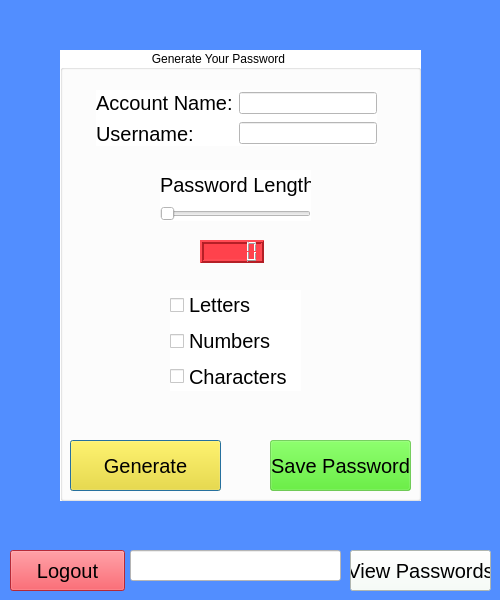
<?xml version="1.0" encoding="UTF-8"?>
<ui version="4.0">
 <class>Page_1</class>
 <widget class="QDialog" name="Page_1">
  <property name="geometry">
   <rect>
    <x>0</x>
    <y>0</y>
    <width>500</width>
    <height>600</height>
   </rect>
  </property>
  <property name="windowTitle">
   <string>Dialog</string>
  </property>
  <property name="styleSheet">
   <string notr="true">background-color: rgba(75, 138, 255, 204);
</string>
  </property>
  <widget class="QGroupBox" name="groupBox">
   <property name="geometry">
    <rect>
     <x>60</x>
     <y>50</y>
     <width>361</width>
     <height>451</height>
    </rect>
   </property>
   <property name="styleSheet">
    <string notr="true">background-color: rgb(255, 255, 255);</string>
   </property>
   <property name="title">
    <string>                           Generate Your Password</string>
   </property>
   <widget class="QLCDNumber" name="lcdNumber">
    <property name="geometry">
     <rect>
      <x>140</x>
      <y>190</y>
      <width>64</width>
      <height>23</height>
     </rect>
    </property>
    <property name="styleSheet">
     <string notr="true">
background-color: rgba(255, 38, 49, 222);</string>
    </property>
    <property name="lineWidth">
     <number>2</number>
    </property>
   </widget>
   <widget class="QPushButton" name="pushButton_Generate">
    <property name="geometry">
     <rect>
      <x>10</x>
      <y>390</y>
      <width>151</width>
      <height>51</height>
     </rect>
    </property>
    <property name="font">
     <font>
      <pointsize>15</pointsize>
     </font>
    </property>
    <property name="styleSheet">
     <string notr="true">background-color: rgb(255, 224, 3);</string>
    </property>
    <property name="text">
     <string>Generate</string>
    </property>
   </widget>
   <widget class="QPushButton" name="pushButton_save_password">
    <property name="geometry">
     <rect>
      <x>210</x>
      <y>390</y>
      <width>141</width>
      <height>51</height>
     </rect>
    </property>
    <property name="font">
     <font>
      <pointsize>15</pointsize>
     </font>
    </property>
    <property name="styleSheet">
     <string notr="true">background-color: rgba(60, 226, 17, 128);</string>
    </property>
    <property name="text">
     <string>Save Password</string>
    </property>
   </widget>
   <widget class="QWidget" name="layoutWidget">
    <property name="geometry">
     <rect>
      <x>100</x>
      <y>120</y>
      <width>151</width>
      <height>51</height>
     </rect>
    </property>
    <layout class="QVBoxLayout" name="verticalLayout_3">
     <item>
      <widget class="QLabel" name="label">
       <property name="font">
        <font>
         <pointsize>15</pointsize>
        </font>
       </property>
       <property name="text">
        <string>Password Length:</string>
       </property>
      </widget>
     </item>
     <item>
      <widget class="QSlider" name="horizontalSlider">
       <property name="minimum">
        <number>1</number>
       </property>
       <property name="maximum">
        <number>20</number>
       </property>
       <property name="orientation">
        <enum>Qt::Horizontal</enum>
       </property>
      </widget>
     </item>
    </layout>
   </widget>
   <widget class="QWidget" name="layoutWidget">
    <property name="geometry">
     <rect>
      <x>110</x>
      <y>240</y>
      <width>131</width>
      <height>101</height>
     </rect>
    </property>
    <layout class="QVBoxLayout" name="verticalLayout_2">
     <item>
      <widget class="QCheckBox" name="checkBox_Letters">
       <property name="font">
        <font>
         <pointsize>15</pointsize>
        </font>
       </property>
       <property name="text">
        <string>Letters</string>
       </property>
      </widget>
     </item>
     <item>
      <widget class="QCheckBox" name="checkBox_Numbers">
       <property name="font">
        <font>
         <pointsize>15</pointsize>
        </font>
       </property>
       <property name="text">
        <string>Numbers</string>
       </property>
      </widget>
     </item>
     <item>
      <widget class="QCheckBox" name="checkBox_chars">
       <property name="font">
        <font>
         <pointsize>15</pointsize>
        </font>
       </property>
       <property name="text">
        <string>Characters</string>
       </property>
      </widget>
     </item>
    </layout>
   </widget>
   <widget class="QWidget" name="layoutWidget">
    <property name="geometry">
     <rect>
      <x>36</x>
      <y>40</y>
      <width>281</width>
      <height>56</height>
     </rect>
    </property>
    <layout class="QHBoxLayout" name="horizontalLayout">
     <item>
      <layout class="QVBoxLayout" name="verticalLayout">
       <item>
        <widget class="QLabel" name="lineEdit_account_name">
         <property name="font">
          <font>
           <pointsize>15</pointsize>
          </font>
         </property>
         <property name="text">
          <string>Account Name:</string>
         </property>
        </widget>
       </item>
       <item>
        <widget class="QLabel" name="label_3">
         <property name="font">
          <font>
           <pointsize>15</pointsize>
          </font>
         </property>
         <property name="text">
          <string>Username:</string>
         </property>
        </widget>
       </item>
      </layout>
     </item>
     <item>
      <layout class="QVBoxLayout" name="verticalLayout_4">
       <item>
        <widget class="QLineEdit" name="lineEdit_account_name_2"/>
       </item>
       <item>
        <widget class="QLineEdit" name="lineEdit_username"/>
       </item>
      </layout>
     </item>
    </layout>
   </widget>
  </widget>
  <widget class="QPushButton" name="pushButton_view_passwords">
   <property name="geometry">
    <rect>
     <x>350</x>
     <y>550</y>
     <width>141</width>
     <height>41</height>
    </rect>
   </property>
   <property name="font">
    <font>
     <pointsize>15</pointsize>
    </font>
   </property>
   <property name="styleSheet">
    <string notr="true">background-color: rgb(245, 255, 247);</string>
   </property>
   <property name="text">
    <string>View Passwords</string>
   </property>
  </widget>
  <widget class="QPushButton" name="pushButton_Logout">
   <property name="geometry">
    <rect>
     <x>10</x>
     <y>550</y>
     <width>115</width>
     <height>41</height>
    </rect>
   </property>
   <property name="font">
    <font>
     <pointsize>15</pointsize>
    </font>
   </property>
   <property name="styleSheet">
    <string notr="true">
background-color: rgba(255, 38, 49, 222);</string>
   </property>
   <property name="text">
    <string>Logout</string>
   </property>
  </widget>
  <widget class="QLineEdit" name="lineEdit_display_password">
   <property name="geometry">
    <rect>
     <x>130</x>
     <y>550</y>
     <width>211</width>
     <height>31</height>
    </rect>
   </property>
   <property name="styleSheet">
    <string notr="true">background-color: rgb(255, 255, 255);</string>
   </property>
  </widget>
 </widget>
 <resources/>
 <connections>
  <connection>
   <sender>horizontalSlider</sender>
   <signal>valueChanged(int)</signal>
   <receiver>lcdNumber</receiver>
   <slot>display(int)</slot>
   <hints>
    <hint type="sourcelabel">
     <x>237</x>
     <y>194</y>
    </hint>
    <hint type="destinationlabel">
     <x>237</x>
     <y>221</y>
    </hint>
   </hints>
  </connection>
 </connections>
</ui>
